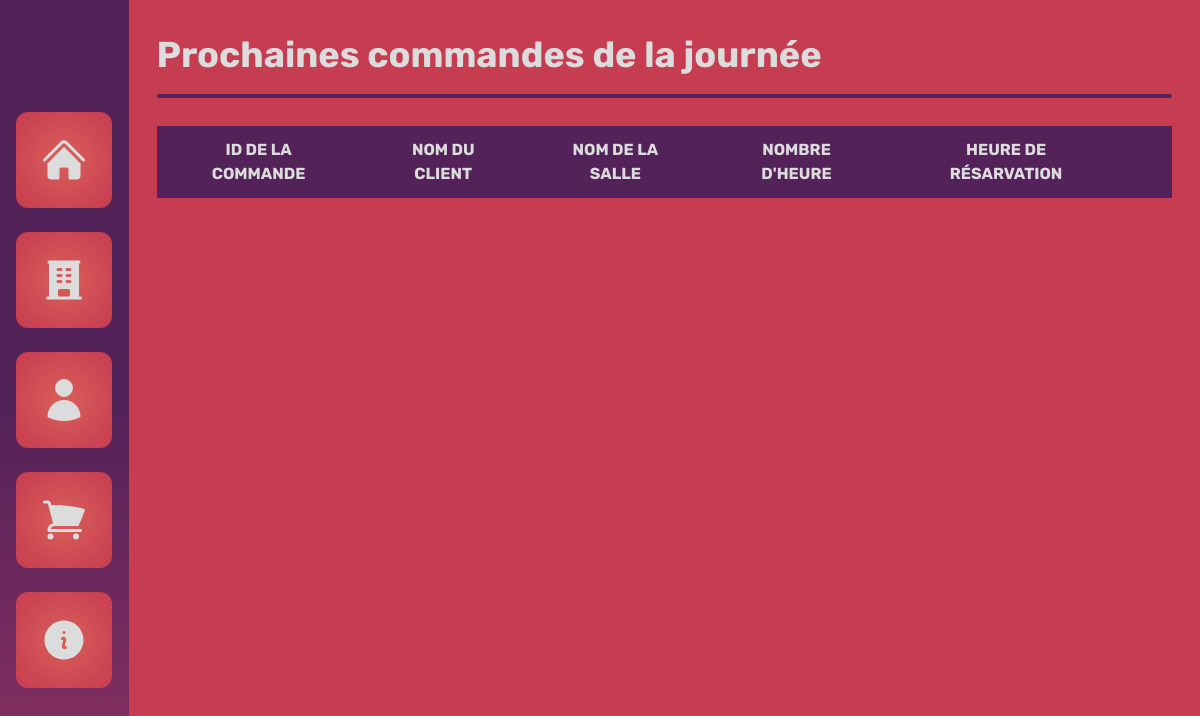
Before: / with the older database file.
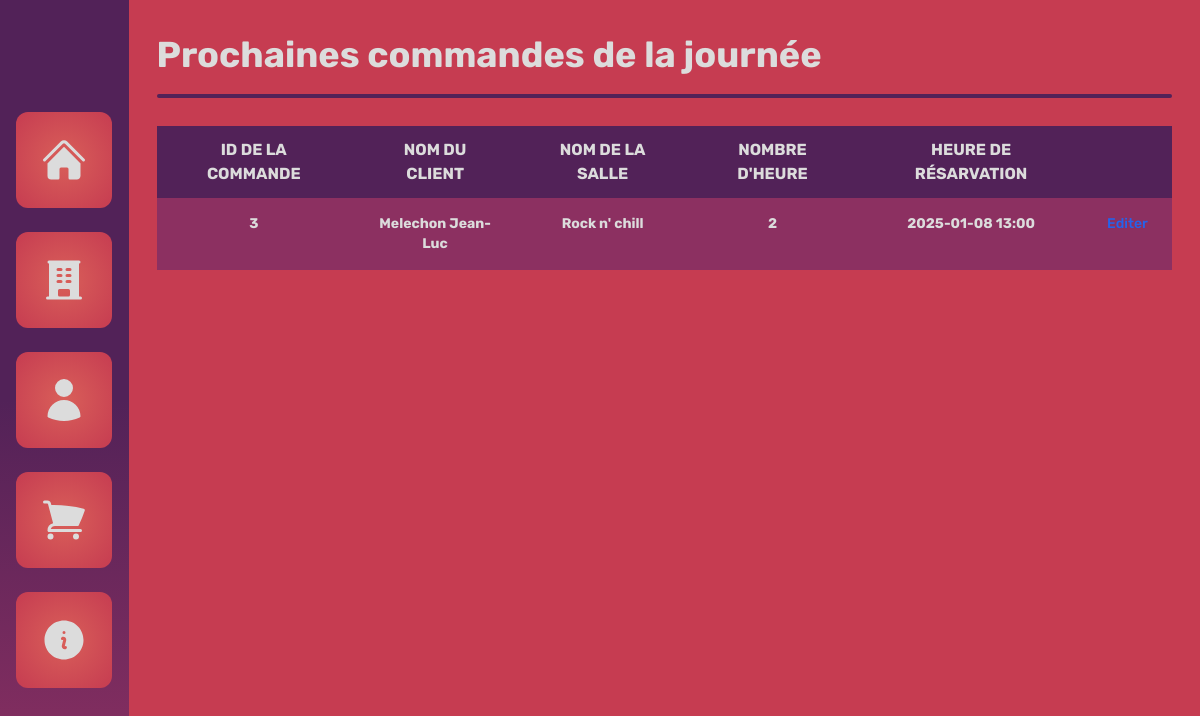
After: the same page with the newer database file.
### tables this page shows
CREATE TABLE rooms (
            id INTEGER PRIMARY KEY AUTOINCREMENT,
            nom_salle TEXT,
            nbr_places INT,
            prix_heure FLOAT
        );

CREATE TABLE orders (
            id INTEGER PRIMARY KEY AUTOINCREMENT,
            id_client INT,
            id_salle INT,
            nbr_heure INT,
            date_reservation TEXT,
            FOREIGN KEY(id_client) REFERENCES clients(id),
            FOREIGN KEY(id_salle) REFERENCES rooms(id)
        );

### main.py (the view)
@app.route('/')
def index():
    return render_template('index.html', orders=db_manager.get_next_orders())

### database_manager.py (called while the page is built)
    def get_room(self, id:int):
        return self.curseur.execute(f"SELECT * FROM rooms WHERE id={id}").fetchone()

    def get_client(self, id:int):
        return self.curseur.execute(f"SELECT * FROM clients WHERE id={id}").fetchone()

    def get_next_orders(self):
        sorted_orders = []
        date_now=date_manager.date_time_now()
        order_day = self.curseur.execute("SELECT * FROM orders WHERE date_reservation LIKE ?", (date_manager.date_now() + '%',)).fetchall()
        for order in order_day:
            if date_manager.date_to_datetime(order[4]) > date_manager.date_to_datetime(date_now):
                client = self.get_client(order[1])
                client_name = f"{client[1]} {client[2]}"
                temp = [order[0], client_name, self.get_room(order[2])[1], order[3], order[4]]
                sorted_orders.append(temp)
        return sorted_orders

### date_manager.py (called while the page is built)
def date_now():
    return datetime.datetime.now().strftime("%Y-%m-%d")

def date_time_now():
    return datetime.datetime.now().strftime("%Y-%m-%d %H:%M")

def date_to_datetime(date_time):
    return datetime.datetime.strptime(date_time, "%Y-%m-%d %H:%M")

### templates/index.html (shortened to what this page needs)
{% extends 'base.html' %}
{% block content %}
<section class="h-full w-full bg-[--palette-3] flex flex-col">
  <div class="w-full p-7 flex flex-col space-y-3">
    <span class="great-title">Prochaines commandes de la journée</span>
    <div class="w-full h-1 bg-[--palette-1] rounded-lg "></div>
  </div>
  <div class="h-full w-full px-7">
    <table class="w-full">
        <thead class="text-base base-text uppercase bg-[--palette-1] text-[--white-color]">
            <tr>
                <th scope="col" class="px-6 py-3">
                  <span>ID de la commande</span>
                </th>
                <th scope="col" class="px-6 py-3">
                  <span>Nom du client</span>
                </th>
                <th scope="col" class="px-6 py-3">
                  <span>Nom de la salle</span>
                </th>
                <th scope="col" class="px-6 py-3">
                  <span>Nombre d'heure</span>
                </th>
                <th scope="col" class="px-6 py-3">
                  <span>Heure de résarvation</span>
                </th>
                <th scope="col" class="px-6 py-3">
                </th>
            </tr>
        </thead>
        <tbody class="text-sm">
          {% for order in orders %}
          <tr class="bg-[--palette-2] border-b text-[--white-color]">
            {% for attribut in order %}
              <th scope="row" class="px-6 py-4">
                  <span>{{ attribut }}</span>
              </th>
            {% endfor %}
            <td class="px-6 py-4">
              <a href="{{ url_for('order', id=order[0]) }}" class="font-medium text-blue-600 hover:underline">Editer</a>
            </td>
          </tr>
          {% endfor %}
        </tbody>
    </table>
</div>
</section>
{% endblock %}

Changed rows visible on the page:
now on this page (row unchanged): rooms: nom_salle "Rock n' chill"
now on this page (row edited): orders: date_reservation "2025-01-08 13:00"
Other visible differences:
new list line: "3 Melechon Jean-Luc 2"
